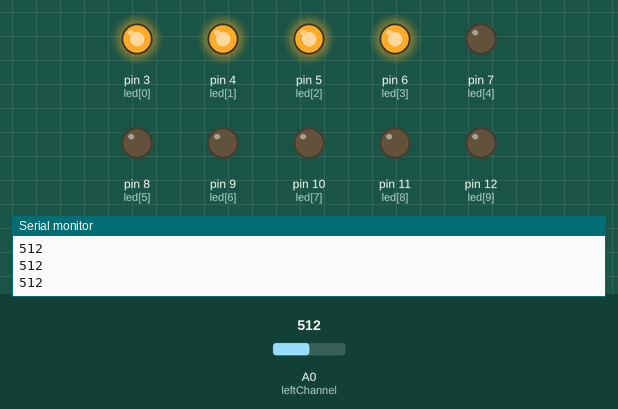
This sketch was run on a simulated Arduino Uno, built with avr-gcc and run on an emulated ATmega328P. Shown: output pins drawn as LEDs (lit = HIGH), the last lines printed to the serial monitor. The inputs (shaded band) are chosen by the test bench; at power-on: A0 (leftChannel) = 512.

Above: at 1.2 s.
1.3 s: A0 (leftChannel) set to 538
3.2 s: A0 (leftChannel) set to 560
At 4.4 s:
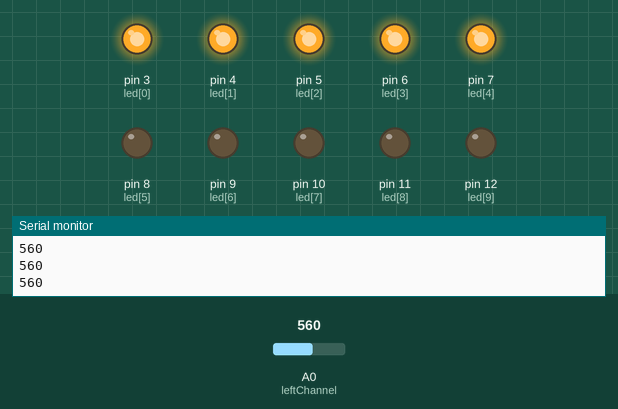
5.1 s: A0 (leftChannel) set to 868
At 6.1 s:
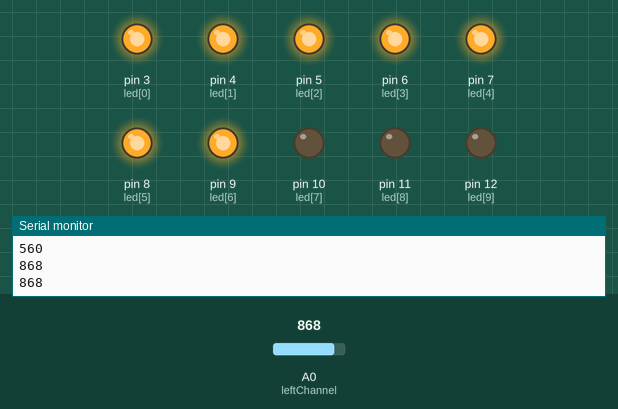
7.3 s: A0 (leftChannel) set to 886
At 9.0 s:
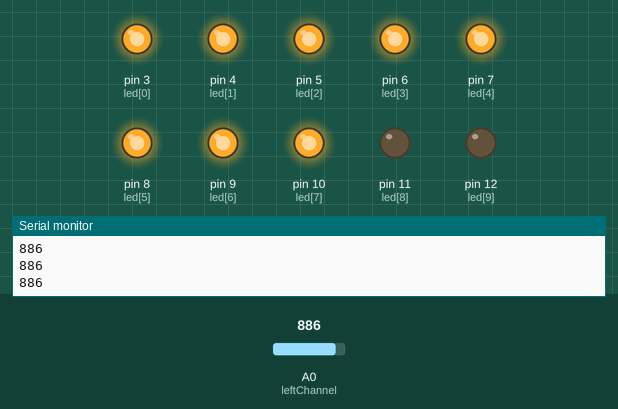
9.5 s: A0 (leftChannel) set to 981
11.7 s: A0 (leftChannel) set to 1003
At 14.0 s:
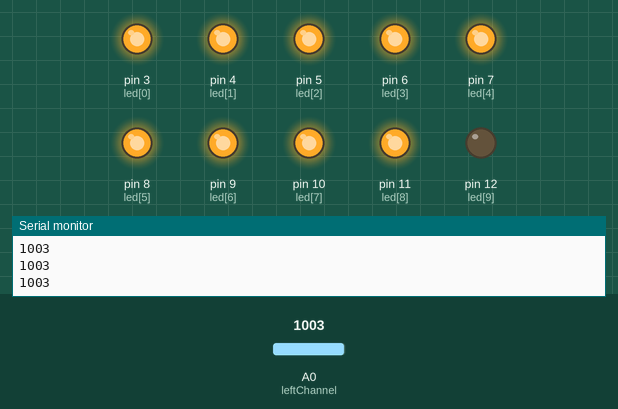
Timing chart, 0 to 15.4 s (numbered marks = the images above; inputs shaded):
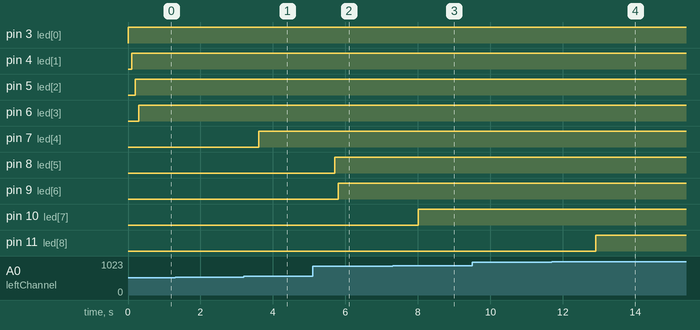

The sketch:

SONOMETRO.ino
```cpp
/* SONOMETRO DE 10 LED's*/

/* LISTA DE MATERIALES:

- PLACA ARDUINO UNO
- 10 LED's VERDES AMARILLOS Y ROJOS
- MICROFONO FC-04, SE PUEDE ADQUIRIR EN CUALQUIER TIENDA VIRTUAL TIPO BANGGOOD, ALIEXPRESS, ETC  */

int led[10] = { 3, 4, 5, 6, 7, 8, 9, 10, 11, 12}; // Asignamos los pines a los leds

const int leftChannel = A0; // Asignamos la entrada analógica A0 a la que conectaremos el microfono
int left, i;

void setup()
{
for (i = 0; i < 10; i++)
  pinMode(led[i], OUTPUT);
Serial.begin(9600);
}

void loop()
{
left = analogRead(leftChannel);

Serial.println(left);

left = left / 110;

  if (left == 0)
   {
   for(i = 0; i < 10; i++)
     {
     digitalWrite(led[i], LOW);

     }
  }

  else
  {
   for (i = 0; i < left; i++)
    {
     digitalWrite(led[i], HIGH);
     delay(100);

    }

    for(i = i; i < 10; i++)
     {
      digitalWrite(led[i], LOW);
       //delay(100);
     }
  }
}
```

Measured:
- the behaviour switches between 549 and 550 on A0 (leftChannel) (found by bisection; images 0 and 1)
- the behaviour switches between 879 and 880 on A0 (leftChannel) (found by bisection; images 2 and 3)
- the behaviour switches between 989 and 990 on A0 (leftChannel) (found by bisection; images 3 and 4)
- after the input at 3.2 s, pin 7 (led[4]): LOW → HIGH after 0.40 s
- after the input at 5.1 s, pin 8 (led[5]): LOW → HIGH after 0.61 s; pin 9 (led[6]): LOW → HIGH after 0.71 s
- after the input at 7.3 s, pin 10 (led[7]): LOW → HIGH after 0.71 s
- after the input at 11.7 s, pin 11 (led[8]): LOW → HIGH after 1.2 s
